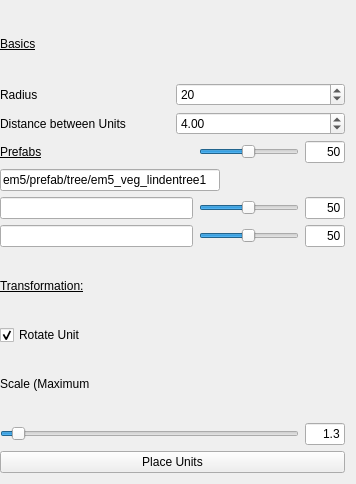
<?xml version="1.0" encoding="UTF-8"?>
<ui version="4.0">
 <class>TerrainEditToolbox</class>
 <widget class="QWidget" name="TerrainEditToolbox">
  <property name="windowModality">
   <enum>Qt::WindowModal</enum>
  </property>
  <property name="enabled">
   <bool>true</bool>
  </property>
  <property name="geometry">
   <rect>
    <x>0</x>
    <y>0</y>
    <width>356</width>
    <height>484</height>
   </rect>
  </property>
  <property name="minimumSize">
   <size>
    <width>256</width>
    <height>384</height>
   </size>
  </property>
  <property name="maximumSize">
   <size>
    <width>16777215</width>
    <height>16777215</height>
   </size>
  </property>
  <property name="focusPolicy">
   <enum>Qt::StrongFocus</enum>
  </property>
  <property name="windowTitle">
   <string>ID_INDICATOR_TITLE</string>
  </property>
  <layout class="QVBoxLayout" name="verticalLayout">
   <property name="spacing">
    <number>6</number>
   </property>
   <property name="leftMargin">
    <number>0</number>
   </property>
   <item>
    <widget class="QLabel" name="label_4">
     <property name="styleSheet">
      <string notr="true">font: 75 10pt &quot;MS Shell Dlg 2&quot;;
text-decoration: underline;</string>
     </property>
     <property name="text">
      <string>Basics</string>
     </property>
    </widget>
   </item>
   <item>
    <layout class="QHBoxLayout" name="horizontalLayout_6">
     <item>
      <widget class="QLabel" name="labelAmount">
       <property name="text">
        <string>Radius</string>
       </property>
      </widget>
     </item>
     <item>
      <widget class="QSpinBox" name="spinBoxCounter">
       <property name="readOnly">
        <bool>false</bool>
       </property>
       <property name="maximum">
        <number>9999990</number>
       </property>
       <property name="value">
        <number>20</number>
       </property>
      </widget>
     </item>
    </layout>
   </item>
   <item>
    <layout class="QHBoxLayout" name="horizontalLayout_7">
     <item>
      <widget class="QLabel" name="label">
       <property name="text">
        <string>Distance between Units</string>
       </property>
      </widget>
     </item>
     <item>
      <widget class="QDoubleSpinBox" name="doubleSpinBox">
       <property name="singleStep">
        <double>0.010000000000000</double>
       </property>
       <property name="value">
        <double>4.000000000000000</double>
       </property>
      </widget>
     </item>
    </layout>
   </item>
   <item>
    <layout class="QHBoxLayout" name="horizontalLayout">
     <item>
      <widget class="QLabel" name="label_2">
       <property name="styleSheet">
        <string notr="true">font: 75 10pt &quot;MS Shell Dlg 2&quot;;
text-decoration: underline;</string>
       </property>
       <property name="text">
        <string>Prefabs</string>
       </property>
      </widget>
     </item>
     <item>
      <widget class="QSlider" name="horizontalSlider_3">
       <property name="maximumSize">
        <size>
         <width>100</width>
         <height>16777215</height>
        </size>
       </property>
       <property name="minimum">
        <number>1</number>
       </property>
       <property name="maximum">
        <number>100</number>
       </property>
       <property name="value">
        <number>50</number>
       </property>
       <property name="orientation">
        <enum>Qt::Horizontal</enum>
       </property>
      </widget>
     </item>
     <item>
      <widget class="QLineEdit" name="lineEdit_6">
       <property name="minimumSize">
        <size>
         <width>40</width>
         <height>0</height>
        </size>
       </property>
       <property name="maximumSize">
        <size>
         <width>40</width>
         <height>16777215</height>
        </size>
       </property>
       <property name="text">
        <string>50</string>
       </property>
       <property name="alignment">
        <set>Qt::AlignRight|Qt::AlignTrailing|Qt::AlignVCenter</set>
       </property>
       <property name="readOnly">
        <bool>true</bool>
       </property>
      </widget>
     </item>
    </layout>
   </item>
   <item>
    <widget class="QLineEdit" name="lineEdit">
     <property name="maximumSize">
      <size>
       <width>220</width>
       <height>16777215</height>
      </size>
     </property>
     <property name="text">
      <string>em5/prefab/tree/em5_veg_lindentree1</string>
     </property>
    </widget>
   </item>
   <item>
    <layout class="QHBoxLayout" name="horizontalLayout_2">
     <item>
      <widget class="QLineEdit" name="lineEdit_2">
       <property name="maximumSize">
        <size>
         <width>220</width>
         <height>16777215</height>
        </size>
       </property>
      </widget>
     </item>
     <item>
      <widget class="QSlider" name="horizontalSlider_4">
       <property name="maximumSize">
        <size>
         <width>100</width>
         <height>16777215</height>
        </size>
       </property>
       <property name="minimum">
        <number>1</number>
       </property>
       <property name="maximum">
        <number>100</number>
       </property>
       <property name="value">
        <number>50</number>
       </property>
       <property name="orientation">
        <enum>Qt::Horizontal</enum>
       </property>
      </widget>
     </item>
     <item>
      <widget class="QLineEdit" name="lineEdit_7">
       <property name="maximumSize">
        <size>
         <width>40</width>
         <height>16777215</height>
        </size>
       </property>
       <property name="text">
        <string>50</string>
       </property>
       <property name="alignment">
        <set>Qt::AlignRight|Qt::AlignTrailing|Qt::AlignVCenter</set>
       </property>
       <property name="readOnly">
        <bool>true</bool>
       </property>
      </widget>
     </item>
    </layout>
   </item>
   <item>
    <layout class="QHBoxLayout" name="horizontalLayout_3">
     <item>
      <widget class="QLineEdit" name="lineEdit_3">
       <property name="maximumSize">
        <size>
         <width>220</width>
         <height>16777215</height>
        </size>
       </property>
      </widget>
     </item>
     <item>
      <widget class="QSlider" name="horizontalSlider_5">
       <property name="maximumSize">
        <size>
         <width>100</width>
         <height>16777215</height>
        </size>
       </property>
       <property name="minimum">
        <number>1</number>
       </property>
       <property name="maximum">
        <number>100</number>
       </property>
       <property name="value">
        <number>50</number>
       </property>
       <property name="orientation">
        <enum>Qt::Horizontal</enum>
       </property>
      </widget>
     </item>
     <item>
      <widget class="QLineEdit" name="lineEdit_8">
       <property name="minimumSize">
        <size>
         <width>40</width>
         <height>0</height>
        </size>
       </property>
       <property name="maximumSize">
        <size>
         <width>40</width>
         <height>16777215</height>
        </size>
       </property>
       <property name="text">
        <string>50</string>
       </property>
       <property name="alignment">
        <set>Qt::AlignRight|Qt::AlignTrailing|Qt::AlignVCenter</set>
       </property>
       <property name="readOnly">
        <bool>true</bool>
       </property>
      </widget>
     </item>
    </layout>
   </item>
   <item>
    <widget class="QLabel" name="label_3">
     <property name="styleSheet">
      <string notr="true">font: 75 10pt &quot;MS Shell Dlg 2&quot;;
text-decoration: underline;</string>
     </property>
     <property name="text">
      <string>Transformation:</string>
     </property>
    </widget>
   </item>
   <item>
    <widget class="QCheckBox" name="checkBox">
     <property name="text">
      <string>Rotate Unit</string>
     </property>
     <property name="checked">
      <bool>true</bool>
     </property>
    </widget>
   </item>
   <item>
    <widget class="QLabel" name="label_7">
     <property name="text">
      <string>Scale (Maximum</string>
     </property>
    </widget>
   </item>
   <item>
    <layout class="QHBoxLayout" name="horizontalLayout_5">
     <property name="sizeConstraint">
      <enum>QLayout::SetNoConstraint</enum>
     </property>
     <item>
      <widget class="QSlider" name="horizontalSlider_2">
       <property name="minimum">
        <number>1</number>
       </property>
       <property name="maximum">
        <number>300</number>
       </property>
       <property name="value">
        <number>13</number>
       </property>
       <property name="orientation">
        <enum>Qt::Horizontal</enum>
       </property>
      </widget>
     </item>
     <item>
      <widget class="QLineEdit" name="lineEdit_5">
       <property name="minimumSize">
        <size>
         <width>0</width>
         <height>0</height>
        </size>
       </property>
       <property name="maximumSize">
        <size>
         <width>40</width>
         <height>16777215</height>
        </size>
       </property>
       <property name="text">
        <string>1.3</string>
       </property>
       <property name="alignment">
        <set>Qt::AlignRight|Qt::AlignTrailing|Qt::AlignVCenter</set>
       </property>
       <property name="readOnly">
        <bool>true</bool>
       </property>
      </widget>
     </item>
    </layout>
   </item>
   <item>
    <widget class="QPushButton" name="pushButtonSelect">
     <property name="text">
      <string>Place Units</string>
     </property>
    </widget>
   </item>
  </layout>
 </widget>
 <resources/>
 <connections/>
</ui>
